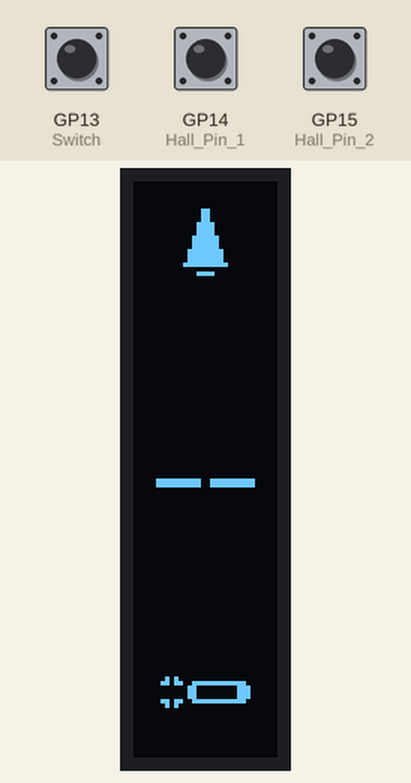
Bench run of a sketch on a simulated Raspberry Pi Pico. Parts: 32×128 one-colour display. Inputs (shaded band) come from the test bench; at power-on: GP14 (Hall_Pin_1) HIGH, GP15 (Hall_Pin_2) HIGH, GP13 (Switch) HIGH. The display library's start-up logo is not drawn.

Above: at 3.2 s.
3.3 s: GP14 (Hall_Pin_1) pulled LOW for 0.15 s
At 3.39 s:
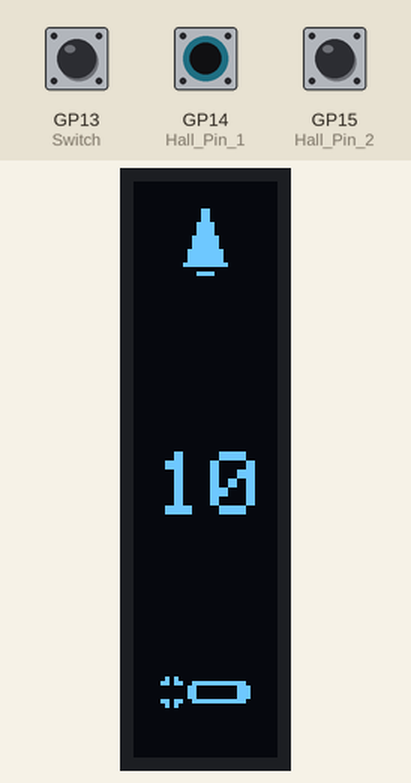
4.9 s: GP15 (Hall_Pin_2) pulled LOW for 0.15 s
At 4.99 s:
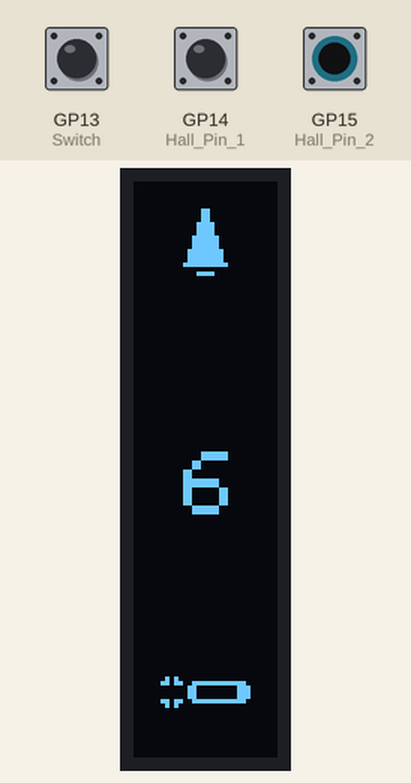
Timing chart, 0 to 7.9 s (numbered marks = the images above; inputs shaded):
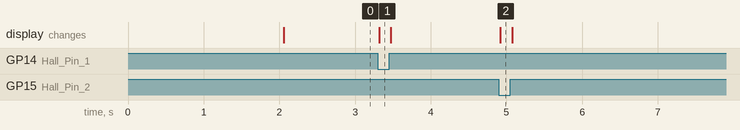

The sketch:

Nerf_Dart_Counter.ino
```cpp
#include <SPI.h>
#include <Wire.h>
#include <Adafruit_GFX.h>
#include <Adafruit_SSD1306.h>
#include <JC_Button.h>

//Set to true to debug.
bool Debug = false;

int Hall_Pin_1 = 14;
int Hall_Pin_2 = 15;

//Uses JC_Button to create a button with debouncing.
Button Switch(13);

//Maximum number of darts in mag.
int dartMax;
//Current number of darts in mag.
int dartCurrent;
//State of the mag, 1 if empty, 0 if there are darts.
int magEmpty = 0;

#define SCREEN_WIDTH 128 // OLED display width, in pixels
#define SCREEN_HEIGHT 32 // OLED display height, in pixels

// Declaration for an SSD1306 display connected to I2C (SDA, SCL pins)
// The pins for I2C are defined by the Wire-library.
#define OLED_RESET     4 // Reset pin # (or -1 if sharing Arduino reset pin)
Adafruit_SSD1306 display(SCREEN_WIDTH, SCREEN_HEIGHT, &Wire, OLED_RESET);

//Compass Bitmap
#define compass_height 16
#define compass_width 10
static const unsigned char PROGMEM compass_bmp[] =
{ 0x00, 0x00, 0x0c, 0x00, 0x0c, 0x00, 0x0c, 0x00, 0x1e, 0x00, 0x1e, 0x00, 0x1e, 0x00, 0x3f, 0x00,
0x3f, 0x00, 0x3f, 0x00, 0x7f, 0x80, 0x7f, 0x80, 0x7f, 0x80, 0xff, 0xc0, 0x00, 0x00, 0x1e, 0x00 };

//Dart Icon Bitmap
#define dart_height 7
#define dart_width 20
static const unsigned char PROGMEM dart_bmp[] =
{ 0x50, 0x00, 0x00, 0xd9, 0xff, 0xe0, 0x03, 0x00, 0x70, 0x03, 0x00, 0x70, 0x03, 0x00, 0x70, 0xd9,
0xff, 0xe0, 0x50, 0x00, 0x00 };

void setup() {
  Serial.begin(9600);

  pinMode(Hall_Pin_1, INPUT_PULLUP);
  pinMode(Hall_Pin_2, INPUT_PULLUP);

  Wire.setSDA(17);
  Wire.setSCL(16);


  //Creates instance of button with the name Switch.
  Switch.begin();

  // SSD1306_SWITCHCAPVCC = generate display voltage from 3.3V internally
  if(!display.begin(SSD1306_SWITCHCAPVCC, 0x3C)) { // Address 0x3C for 128x32
    Serial.println(F("SSD1306 allocation failed"));
    for(;;); // Don't proceed, loop forever
  }

  //Rotates the display 90 degrees.
  display.setRotation(1);

  // Show initial display buffer contents on the screen --
  // the library initializes this with an Adafruit splash screen.
  display.display();
  delay(2000); // Pause for 2 seconds

  // Clear the buffer
  display.clearDisplay();

}

void loop() {
  display.clearDisplay();

  magCheck();     //Selects the magazine size.
  drawCompassBitmap();
  drawDartBitmap();
  trigger();    //Decrements the current dart count.
  dartCount();    //Displays the current dart count.

  //Prints out hall effect sensor readings and dart maximum if debug is enabled.
  if (Debug){
    Serial.print("Sensor One: ");
    Serial.println(digitalRead(Hall_Pin_1));

    Serial.print("Sensor Two: ");
    Serial.println(digitalRead(Hall_Pin_2));

    Serial.print("Dart Total: ");
    Serial.println(dartMax);
    };

    display.display();
}

//----------FUNCTIONS----------

void drawCompassBitmap(void)
{
  display.drawBitmap(
    (display.width() - compass_width) / 2,
    5, compass_bmp, compass_width, compass_height, 1);
  //display.display();
}

//--------------------

void drawDartBitmap(void)
{
  display.drawBitmap(
    (display.width() - dart_width) / 2,
    110, dart_bmp, dart_width, dart_height, 1);
  //display.display();
}

//--------------------

void magCheck(){
  //Checks states of hall effect sensors and determines correct mag size.
  if (digitalRead(Hall_Pin_1) == 0 && digitalRead(Hall_Pin_2) == 1)
    dartMax = 10;
  else if (digitalRead(Hall_Pin_1) == 1 && digitalRead(Hall_Pin_2) == 0)
    dartMax = 6;
  else if (digitalRead(Hall_Pin_1) == 1 && digitalRead(Hall_Pin_2) == 1){
    dartMax = 0;
    magEmpty = 1;
  }

  //Checks to see of the current dart count should be reset.
  if (magEmpty == 1 && dartMax !=0){
    dartCurrent = dartMax;
    magEmpty = 0;
  }
}

//--------------------

void trigger(){
  //Recordes the state of the switch.
  Switch.read();

  if (Switch.wasReleased() && dartCurrent != 0)
    dartCurrent--;
}

//--------------------

void dartCount() {
  display.setTextSize(2);      // Normal 1:1 pixel scale
  display.setTextColor(SSD1306_WHITE); // Draw white text

  //Display countdown
  if (dartCurrent >= 10)
    display.setCursor(5,  60);      //Selects cursor position based on number of characters.
  else
      display.setCursor(11, 60);
  if (dartMax != 0)
    display.println(dartCurrent);     //Prints current number of darts to display if there is a mag.
  else{
    display.setCursor(5,  60);
    display.println("--");
  }
  //display.display();
}
```

Measured:
- after the input at 3.3 s, the display: changes at once (image 1)
- after the input at 4.9 s, the display: changes at once (image 2)
